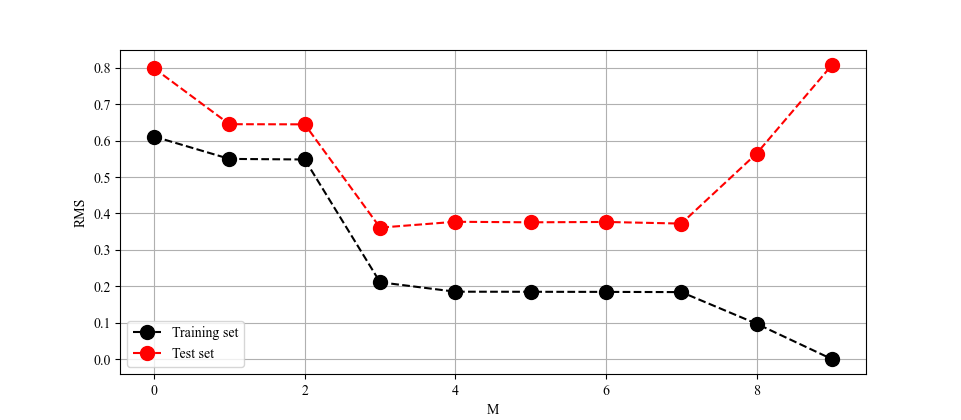

Write the Python code that produced this figure.
import numpy as np
import matplotlib.pyplot as plt
from func21 import opt, rms

# Generate training set
lam = 0     # Coefficient of regularization term
N = 10      # number of training data
N_test = N*2    # number of test data
f = 1       # frequency of sin wave.
A = 1       # amplitude of the sine wave 
start = 0   # lower bound of x
stop = 1    # upper bound of x
sigma = 0.3 # standard deviation of the noise
M_max = 9       # oder of polynominal (please choose M such that M+1 =< N.)
rms_train = np.zeros(M_max+1)
rms_test = np.zeros(M_max+1)

# rms 
x_train = np.linspace(start, stop, num = N, endpoint = True)  # generate x value
y_train = np.random.normal(A*np.sin(2*np.pi*f*x_train),sigma)       # generate y value
x_test = np.linspace(start, stop, num = N_test, endpoint = True)  # generate x value
y_test = np.random.normal(A*np.sin(2*np.pi*f*x_test),sigma)       # generate y value
for M in range(M_max+1):
    # Compose Matrix for optimization
    X_train = np.zeros((N,M+1))   # (N times M+1)
    for i in range(N):
        for j in range(M+1):
            X_train[i][j] = x_train[i]**j
    # Compose Matrix for optimization
    X_test = np.zeros((N_test,M+1))   # (N times M+1)
    for i in range(N_test):
        for j in range(M+1):
            X_test[i][j] = x_test[i]**j
    # optimization
    w = opt(y_train, X_train, lam)
    print(w)
    # rms for training data
    rms_train[M] = rms(y_train,w,X_train)
    # rms for test data
    rms_test[M] = rms(y_test,w,X_test)

M_arr = [i for i in range(M_max+1)]
plt.rcParams['font.family'] = 'Times New Roman'
plt.plot(M_arr, rms_train, marker='.',markersize=20, linestyle="dashed", color="black")
plt.plot(M_arr, rms_test, marker='.',markersize=20, linestyle="dashed", color="red")
plt.legend(['Training set','Test set'])
plt.xlabel('M')
plt.ylabel('RMS')
plt.grid()
plt.show()
